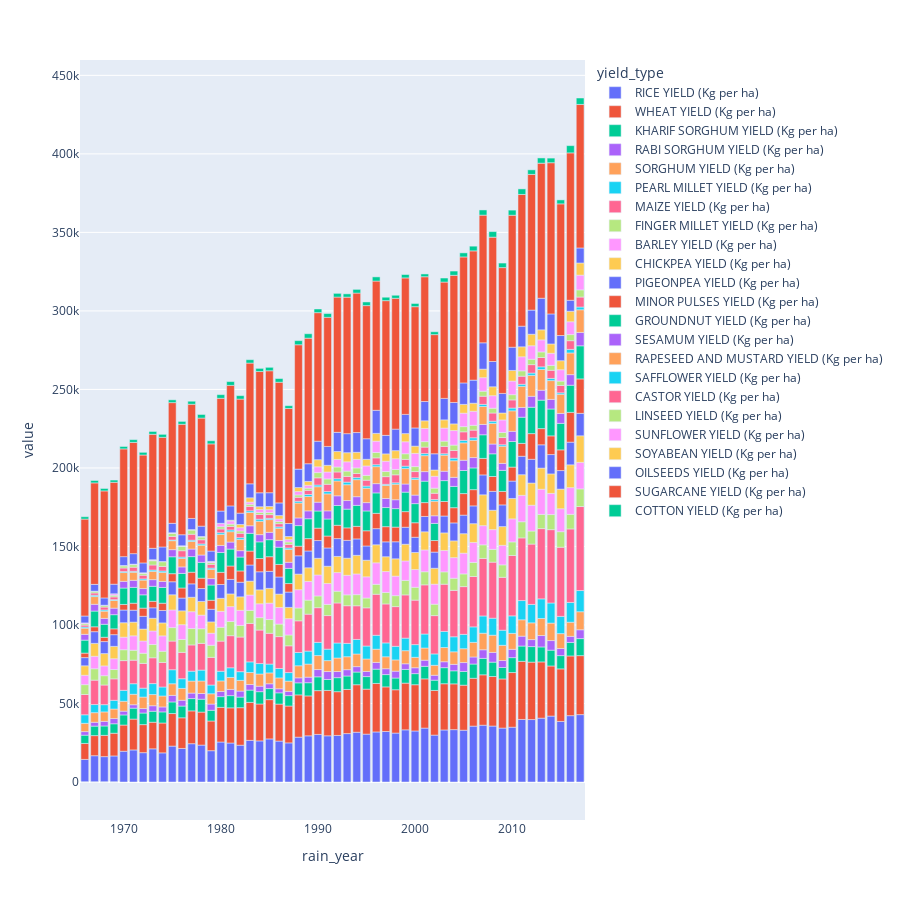

This figure's notebook cell:
### Code cell
fig =  px.bar( data_frame=melted_df[melted_df['yield_type'] !='total_rain'] , x='rain_year', y='value'  ,  color='yield_type',height=900 )
fig.show()
